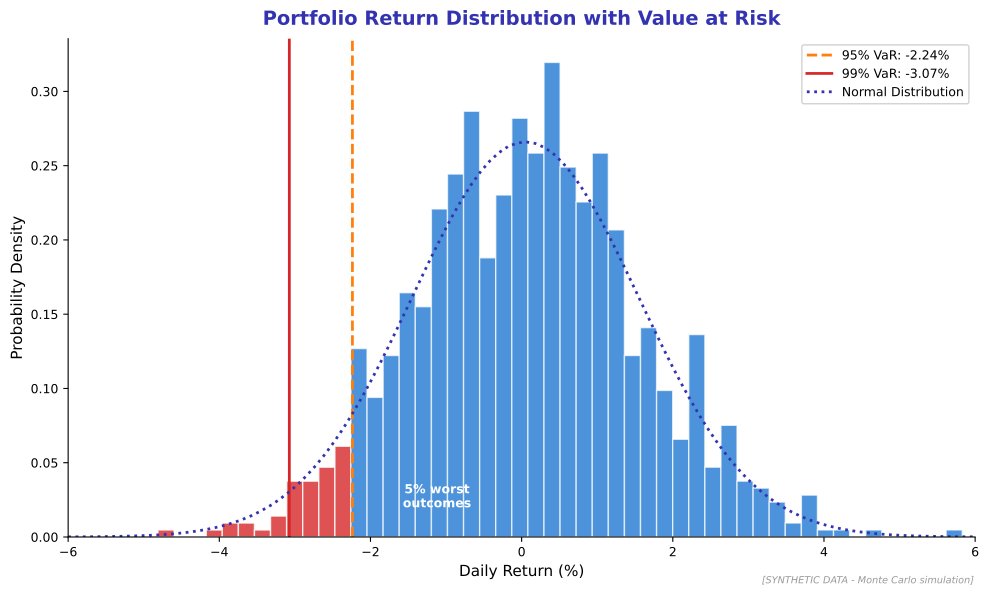

Recreate this plot in Python.
"""
Value at Risk (VaR) Visualization
Shows return distribution with VaR threshold

Output: var_histogram.pdf
Module: module_04_traditional
Lesson: 42 - Risk Management
"""

from pathlib import Path
import matplotlib.pyplot as plt
import numpy as np
from scipy import stats

plt.rcParams.update({
    'font.size': 10,
    'axes.labelsize': 10,
    'axes.titlesize': 11,
    'xtick.labelsize': 9,
    'ytick.labelsize': 9,
    'legend.fontsize': 9,
    'figure.figsize': (10, 6),
    'figure.dpi': 150
})

MLPURPLE = '#3333B2'
MLBLUE = '#0066CC'
MLORANGE = '#FF7F0E'
MLGREEN = '#2CA02C'
MLRED = '#D62728'

def create_chart():
    fig, ax = plt.subplots(figsize=(10, 6))

    np.random.seed(42)

    # Simulate portfolio daily returns (mean 0.05%, std 1.5%)
    returns = np.random.normal(0.0005, 0.015, 1000) * 100  # in percentage

    # Calculate VaR at different confidence levels
    var_95 = np.percentile(returns, 5)
    var_99 = np.percentile(returns, 1)

    # Plot histogram
    n, bins, patches = ax.hist(returns, bins=50, density=True, color=MLBLUE,
                                alpha=0.7, edgecolor='white')

    # Color the tail red (VaR region)
    for i, (patch, left, right) in enumerate(zip(patches, bins[:-1], bins[1:])):
        if right <= var_95:
            patch.set_facecolor(MLRED)
            patch.set_alpha(0.8)

    # Add VaR lines
    ax.axvline(x=var_95, color=MLORANGE, linewidth=2, linestyle='--',
               label=f'95% VaR: {var_95:.2f}%')
    ax.axvline(x=var_99, color=MLRED, linewidth=2, linestyle='-',
               label=f'99% VaR: {var_99:.2f}%')

    # Add normal distribution overlay
    x = np.linspace(-6, 6, 100)
    ax.plot(x, stats.norm.pdf(x, 0.05, 1.5), color=MLPURPLE, linewidth=2,
            linestyle=':', label='Normal Distribution')

    ax.set_xlabel('Daily Return (%)', fontsize=11)
    ax.set_ylabel('Probability Density', fontsize=11)
    ax.set_title('Portfolio Return Distribution with Value at Risk', fontsize=14,
                 fontweight='bold', color=MLPURPLE, pad=10)

    ax.legend(loc='upper right', framealpha=0.9)
    ax.set_xlim(-6, 6)

    # Add annotation
    ax.annotate('5% worst\noutcomes', xy=(var_95/2, 0.02), fontsize=9,
                ha='center', color='white', fontweight='bold')

    # Remove top and right spines
    ax.spines['top'].set_visible(False)
    ax.spines['right'].set_visible(False)

    fig.text(0.98, 0.02, '[SYNTHETIC DATA - Monte Carlo simulation]',
             fontsize=7, color='#999999', ha='right', style='italic')

    plt.tight_layout()

    output_path = Path(__file__).parent / 'var_histogram.pdf'
    plt.savefig(output_path, format='pdf', dpi=300, bbox_inches='tight')
    plt.close()
    print(f"Chart saved to: {output_path}")
    return output_path

if __name__ == '__main__':
    create_chart()
